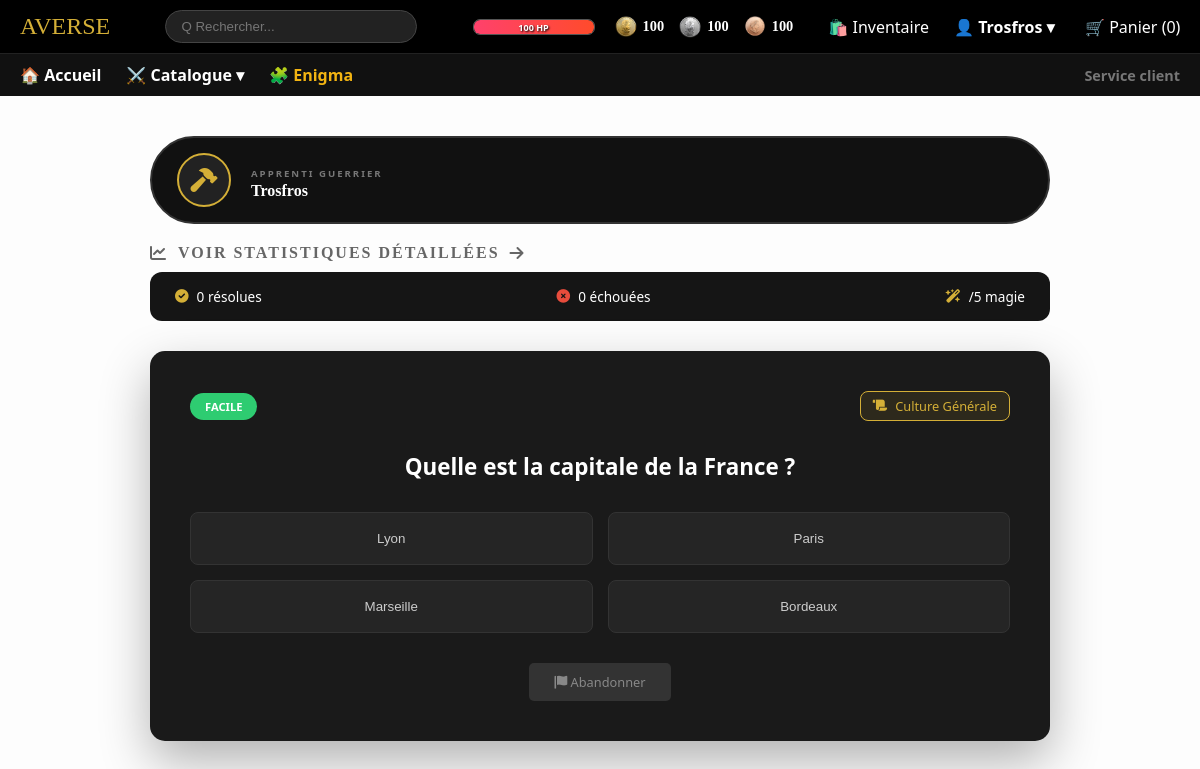
The app's page /enigma.php?action=start&diff=1 (signed in) with its own data.
### tables this page shows
CREATE TABLE Joueurs (
  IdJoueur INT NOT NULL AUTO_INCREMENT,
  Alias VARCHAR(45) UNIQUE NOT NULL,
  Nom VARCHAR(45) NOT NULL,
  Prenom VARCHAR(45) NOT NULL,
  MDP VARBINARY(128) NOT NULL,
  Mail VARCHAR(254) NOT NULL,
  Active TINYINT(1) NOT NULL DEFAULT 0,
  PieceBronze INT NOT NULL DEFAULT 100,
  PieceArgent INT NOT NULL DEFAULT 100,
  PieceOr INT NOT NULL DEFAULT 100,
  EstAdmin TINYINT(1) NOT NULL DEFAULT 0,
  EstMage TINYINT(1) NOT NULL DEFAULT 0,
  NbDemandeArgent INT NOT NULL DEFAULT 0,
  PV INT NOT NULL DEFAULT 100,
  StreakMagie INT NOT NULL DEFAULT 0,
  MagieReussies int(11) DEFAULT 0,

  PRIMARY KEY (IdJoueur)
);

CREATE TABLE Enigme (
  IdEnigme int NOT NULL AUTO_INCREMENT,
  IdCategorie int NOT NULL,
  Difficulte int NOT NULL,
  Question varchar(100) NOT NULL,
  Reponse1 varchar(255) NOT NULL,
  Reponse2 varchar(255) NOT NULL,
  Reponse3 varchar(255) NOT NULL,
  Reponse4 varchar(255) NOT NULL,
  BonneReponse tinyint NOT NULL,
  PRIMARY KEY (IdEnigme),
  CONSTRAINT fk_IdCategorie
    FOREIGN KEY (IdCategorie)
    REFERENCES CategorieEnigme (IdCategorie)
);

CREATE TABLE CategorieEnigme (
  IdCategorie int NOT NULL AUTO_INCREMENT,
  Categorie varchar(45) NOT NULL,
  EstMagie tinyint(1) NOT NULL,
  PRIMARY KEY (IdCategorie)
);

### include/user.php (called while the page is built, shortened)
<?php
function UpdateUserSessionInfo() {
    $alias = $_SESSION['user']['Alias'];
    $stmt = $GLOBALS['connexion']->prepare("SELECT IdJoueur, Alias, EstAdmin,
        PieceBronze, PieceArgent, PieceOr, PV FROM Joueurs WHERE Alias = ?");
    $stmt->bind_param("s", $alias);
    $stmt->execute();
    $_SESSION['user'] = $stmt->get_result()->fetch_assoc();
}
?>

### config.php (called while the page is built, shortened)
<?php
require_once 'include/user.php';
if (isset($_SESSION['user']))
    UpdateUserSessionInfo();
?>

### enigma.php (the view, shortened to what this page needs)
<?php
require_once 'config.php';
$user = @ $_SESSION['user'];
$stmtUser = $connexion->prepare("CALL EnigmaUserStats(?)");
$stmtUser->bind_param("i", $user['IdJoueur']);
$stmtUser->execute();
$userStats = $stmtUser->get_result()->fetch_assoc();
$is_playing = false;
$enigme = null;
if (isset($_GET['action']) && $_GET['action'] === 'start' && isset($_GET['diff'])) {
    $is_playing = true;
    $diff = (int)$_GET['diff'];
    $query = $connexion->prepare("
            SELECT e.*, c.Categorie as NomCat
            FROM Enigme e
            LEFT JOIN CategorieEnigme c ON e.IdCategorie = c.IdCategorie
            WHERE ? = 0 or e.Difficulte = ?
            ORDER BY RAND()
            LIMIT 1
            ");
    $query->execute([$diff, $diff]);
    $enigme = $query->get_result()->fetch_assoc();
}
$estMage = ($userStats['EstMage'] == 1);
$classeNom = $estMage ? 'Maître des Arcanes' : 'Apprenti Guerrier';
$classeIcon = $estMage ? 'fa-hat-wizard' : 'fa-hammer';
?>
<!DOCTYPE html>
<html lang="fr">
<head>
    <link rel="stylesheet" href="https://cdnjs.cloudflare.com/ajax/libs/font-awesome/6.0.0/css/all.min.css">
    <link rel="stylesheet" href="CSS/style.css">
    <link rel="stylesheet" href="styles/engima.css">
</head>
<body>
<?php include_once 'template/header.php'; ?>
<div class="dashboard">
    <div class="player-identity <?= $estMage ? 'is-mage-profile' : '' ?>">
        <div class="class-avatar">
            <i class="fas <?= $classeIcon ?>"></i>
        </div>
        <div class="player-info">
            <span class="class-tag"><?= $classeNom ?></span>
            <h2><?= htmlspecialchars($user['Alias']) ?></h2>
        </div>
    </div>
<h2 class="stats-title">
    <a href="profil.php" class="stats-link">
        <i class="fas fa-chart-line"></i>
        Voir statistiques détaillées<i class="fas fa-arrow-right"> </i>
    </a>
</h2>
<div class="stats-bar"> <div class="stat-item">
        <i class="fas fa-check-circle"></i>
        <?php
            $reussies = ($userStats['FacileSuccess']) +
                        ($userStats['MoyenSuccess']) +
                        ($userStats['DifficileSuccess']);
            echo $reussies;
        ?> résolues
    </div>
    <div class="stat-item">
        <i class="fas fa-times-circle" style="color:var(--red);"></i>
        <?php
            $total_essais = ($userStats['FacileTotal']) +
                            ($userStats['MoyenTotal']) +
                            ($userStats['DifficileTotal']);
            $total_succes = $reussies;
            echo ($total_essais - $total_succes);
        ?> échouées
    </div>
    <div class="stat-item">
    <i class="fas fa-wand-magic-sparkles"></i>
    <?= min($userStats['MagieReussies'], 5) ?>/5 magie
</div>
</div>
    <?php if (!$is_playing): ?>
        <h1 class="page-title"><i class="fas fa-scroll"></i> Salle des Quêtes</h1>
        <div class="quest-grid">
            <a href="enigma.php?action=start&diff=1" class="quest-card bronze">
                <div class="quest-icon" style="color:#cd7f32;"><i class="fas fa-hammer"></i></div>
                <h3>Forgeron</h3>
                <p>Énigmes sur les <strong>Armes</strong>.</p>
                <div class="reward-tag">Facile</div>
            </a>
            <a href="enigma.php?action=start&diff=2" class="quest-card silver">
                <div class="quest-icon" style="color:#c0c0c0;"><i class="fas fa-shield-alt"></i></div>
                <h3>Armurier</h3>
                <p>Énigmes sur les <strong>Armures</strong>.</p>
                <div class="reward-tag">Moyen</div>
            </a>
            <a href="enigma.php?action=start&diff=3" class="quest-card gold">
                <div class="quest-icon" style="color:var(--gold);"><i class="fas fa-wand-sparkles"></i></div>
                <h3>Grand Mage</h3>
                <p>Énigmes sur la <strong>Magie</strong>.</p>
                <div class="reward-tag">Difficile</div>
            </a>
            <a href="enigma.php?action=start&diff=0" class="quest-card" style="border-bottom-color: var(--purple); background: #fdf0ff;">
                <div class="quest-icon" style="color: var(--purple);"><i class="fas fa-dice"></i></div>
                <h3>Mélange Magouilleux</h3>
                <p>Difficulté <strong>totalement aléatoire</strong>. Oserez-vous ?</p>
                <div class="reward-tag" style="background: var(--purple); color: white;">Gain Variable</div>
            </a>
        </div>
       <div class="mage-section">
    <h2 class="section-title">
        <i class="fas fa-sparkles" style="color: var(--purple);"></i>
        Sanctuaire des Arcanes
    </h2>
    <?php if ($estMage): ?>
        <div class="quest-card unlocked-mage-zone">
            <div class="quest-icon" style="color: #dfa6ff;"><i class="fas fa-book-spells"></i></div>
            <h3 style="color: white;">Grimoire Interdit</h3>
            <p style="color: #bbb;">Accédez aux secrets les plus profonds d'Averse.</p>
            <a href="mage_special.php" class="choice-btn" style="display:inline-block; text-decoration:none; margin-top:15px; border-color: var(--purple);">
                Entrer dans le Sanctuaire
            </a>
        </div>
    <?php else: ?>
        <div class="locked-container">
            <div class="locked-overlay">
                <i class="fas fa-lock"></i>
                <p>Devenez Mage pour débloquer (<?= min($userStats['MagieReussies'] ?? 0, 5) ?>/5)</p>
            </div>
            <div style="filter: blur(8px); opacity: 0.3;">
                <i class="fas fa-dragon" style="font-size: 3rem;"></i>
                <h3>Quête Légendaire</h3>
            </div>
        </div>
    <?php endif; ?>
</div>
    <?php else: ?>
        <div class="enigma-card">
            <div style="display:flex; justify-content:space-between; align-items: center;">
                <?php
                    $diffClass = "diff-" . $enigme['Difficulte'];
                    $diffLabel = ($enigme['Difficulte'] == 3) ? 'Difficile' : (($enigme['Difficulte'] == 2) ? 'Moyen' : 'Facile');
                ?>
                <span class="badge-diff <?= $diffClass ?>"><?= $diffLabel ?></span>
                <div class="cat-badge">
                    <i class="fas fa-scroll"></i>
                    <span><?= htmlspecialchars($enigme['NomCat'] ?? 'Général') ?></span>
                </div>
            </div>
            <h2 class="question-text"><?= htmlspecialchars($enigme['Question']) ?></h2>
            <form action="verifier_enigme.php" method="POST" class="choices-grid">
                <button type="submit" name="choix" value="1" class="choice-btn"><?= htmlspecialchars($enigme['Reponse1']) ?></button>
                <button type="submit" name="choix" value="2" class="choice-btn"><?= htmlspecialchars($enigme['Reponse2']) ?></button>
                <button type="submit" name="choix" value="3" class="choice-btn"><?= htmlspecialchars($enigme['Reponse3']) ?></button>
                <button type="submit" name="choix" value="4" class="choice-btn"><?= htmlspecialchars($enigme['Reponse4']) ?></button>
            </form>
            <div style="text-align:center;">
                <a href="enigma.php" class="btn-abandon"><i class="fas fa-flag"></i> Abandonner</a>
            </div>
        </div>
    <?php endif; ?>
</div>
</body>
</html>

### template/header.php (shortened to what this page needs)
<link rel="stylesheet" href="styles/header.css">
<header>
    <nav class="top-nav">
        <div class="logo" style="font-family: 'Cinzel', serif; font-size: 1.5rem; color: #d4af37;">AVERSE</div>
        <form action="catalogue.php" method="GET" class="search-bar">
            <input type="text" name="search" placeholder="Q Rechercher..." value="<?= isset($_GET['search']) ? htmlspecialchars($_GET['search']) : '' ?>">
        </form>
        <div class="user-menu">
                <?php
                $user = @ $_SESSION['user'];
                if (isset($user)):
                ?>
                <div class="player-stats">
                    <div class="hp-container" title="Points de Vie">
                        <div class="hp-bar" style="width: <?= $_SESSION['user']['PV'] ?>%;"></div>
                        <span class="hp-text"><?= $user['PV'] ?> HP</span>
                    </div>
                    <div class="rpg-currency-bar">
                        <div class="coin-item" title="Or">
                            <img src="./img/gold.png" alt="Or">
                            <span><?= $user['PieceOr'] ?></span>
                        </div>
                        <div class="coin-item" title="Argent">
                            <img src="./img/silver.png" alt="Argent">
                            <span><?= $user['PieceArgent'] ?></span>
                        </div>
                        <div class="coin-item" title="Bronze">
                            <img src="./img/bronze.png" alt="Bronze">
                            <span><?= $user['PieceBronze'] ?></span>
                        </div>
                    </div>
                </div>
                <a href="inventaire.php" style="text-decoration:none; color: white; margin-right: 10px;">🛍️ <span class="hide-mobile">Inventaire</span></a>
                <div class="dropdown">
                    <strong style="cursor:pointer; color: white;" onclick="toggleHeaderMenu(event, 'userDrop')">
                        👤 <?= htmlspecialchars($user['Alias']) ?> ▾
                    </strong>
                </div>
            <?php else: ?>
                <a href="login.php" class="user-link" style="color: white; text-decoration: none; margin-right: 10px;">🔑 Connexion</a>
                <a href="register.php" class="user-link" style="color: #d4af37; text-decoration: none; border: 1px solid #d4af37; padding: 5px 12px; border-radius: 15px;">📜 S'inscrire</a>
            <?php endif; ?>
            <a href="panier.php" id="cart-container">
                🛒 <span class="hide-mobile">Panier</span> (<span id="cart-count"><?= isset($_SESSION['cart']) ? array_sum($_SESSION['cart']) : 0 ?></span>)
            </a>
        </div>
    </nav>
    <nav class="sub-nav" style="background: #111; border-top: 1px solid #222;">
        <div class="links">
            <a href="index.php" style="color: white;">🏠 <span class="hide-mobile">Accueil</span></a>
            <div class="dropdown">
                <span style="cursor:pointer; color: white;" onclick="toggleHeaderMenu(event, 'catDrop')">
                    ⚔️ <span class="hide-mobile">Catalogue</span> ▾
                </span>
            </div>
            <a href="enigma.php" style="color: #f3b412;">🧩 <span class="hide-mobile">Enigma</span></a>
        </div>
        <div class="service-client">
            <a href="service_client.php" style="color: #777; font-size: 0.9rem;">Service client</a>
        </div>
    </nav>
</header>

### styles/style.css (style rules this page uses)
body { background-color: #ffffff; color: #333; font-family: 'Poppins', sans-serif; margin: 0; }

### styles/engima.css (style rules this page uses)
:root { --bg-light: #fdfdfd; --card-dark: #1a1a1a; --gold: #d4af37; --red: #e74c3c; --green: #2ecc71; --purple: #9b59b6; }
body { background-color: var(--bg-light); font-family: 'Segoe UI', sans-serif; color: #333; margin:0px 0px 0px 0px; }
.dashboard { max-width: 900px; margin: 40px auto; padding: 0 20px; }
.player-identity { display: flex; align-items: center; gap: 20px; background: #111; padding: 15px 25px; border-radius: 50px; margin-bottom: 20px; border: 2px solid #333; transition: 0.5s; }
.class-avatar { width: 50px; height: 50px; background: #222; border-radius: 50%; display: flex; align-items: center; justify-content: center; font-size: 1.3rem; color: var(--gold); border: 2px solid var(--gold); }
.player-info h2 { margin: 0; font-size: 1rem; color: white; font-family: 'Cinzel', serif; }
.class-tag { font-size: 0.6rem; text-transform: uppercase; letter-spacing: 2px; color: #777; font-weight: bold; }
.stats-bar { background: #151515; border-radius: 12px; padding: 15px 25px; display: flex; justify-content: space-between; align-items: center; color: white; margin-bottom: 30px; }
.stat-item { display: flex; align-items: center; gap: 8px; font-size: 0.85rem; }
.stat-item i { color: var(--gold); }
.enigma-card { background: var(--card-dark); color: white; border-radius: 15px; padding: 40px; box-shadow: 0 20px 50px rgba(0,0,0,0.3); }
.badge-diff { padding: 6px 15px; border-radius: 20px; font-size: 0.7rem; font-weight: 800; text-transform: uppercase; animation: pulse-glow 2s infinite; }
.diff-1 { background: #2ecc71; color: #fff; }
.cat-badge { display: flex; align-items: center; gap: 8px; background: rgba(212, 175, 55, 0.1); color: var(--gold); padding: 5px 12px; border-radius: 8px; border: 1px solid var(--gold); font-size: 0.8rem; }
.question-text { font-size: 1.4rem; margin: 30px 0; line-height: 1.4; text-align: center; }
.choices-grid { display: grid; grid-template-columns: 1fr 1fr; gap: 15px; }
.choice-btn { background: #252525; border: 1px solid #333; color: #ccc; padding: 18px; border-radius: 8px; cursor: pointer; transition: 0.2s; }
.btn-abandon { display: inline-block; margin-top: 30px; padding: 10px 25px; background: #333; color: #888 !important; text-decoration: none; border-radius: 5px; font-size: 0.8rem; }
.stats-title { font-family: 'Cinzel', serif; font-size: 1rem; color: #666; text-transform: uppercase; letter-spacing: 2px; margin-bottom: 10px; display: flex; align-items: center; gap: 10px; }
.stats-link { text-decoration: none; color: inherit; transition: 0.3s; display: flex; align-items: center; gap: 10px; width: 100%; }
.stats-title::after { content: ""; flex: 1; height: 1px; background: linear-gradient(to right, #ddd, transparent); }
.class-avatar i { display: block; color: var(--gold); font-size: 1.5rem; }

### records on screen
joueurs: PV "100", PieceOr "100", PieceArgent "100", PieceBronze "100", Alias "Trosfros"
enigme: Difficulte "FACILE", IdCategorie.Categorie "Culture Générale", Question "Quelle est la capitale de la France ?", Reponse1 "Lyon", Reponse2 "Paris", Reponse3 "Marseille", Reponse4 "Bordeaux"

### other values on screen
$classeNom "APPRENTI GUERRIER"
$reussies "0"
$total_essais - $total_succes "0"
